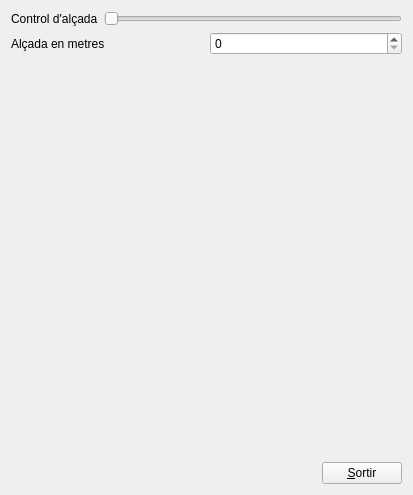
<?xml version="1.0" encoding="UTF-8"?>
<ui version="4.0">
 <class>MyForm</class>
 <widget class="QWidget" name="MyForm">
  <property name="geometry">
   <rect>
    <x>0</x>
    <y>0</y>
    <width>413</width>
    <height>495</height>
   </rect>
  </property>
  <property name="windowTitle">
   <string>Form</string>
  </property>
  <layout class="QVBoxLayout" name="verticalLayout">
   <item>
    <layout class="QHBoxLayout" name="horizontalLayout">
     <item>
      <widget class="QLabel" name="label">
       <property name="text">
        <string>Control d'alçada</string>
       </property>
      </widget>
     </item>
     <item>
      <widget class="QSlider" name="horizontalSlider">
       <property name="orientation">
        <enum>Qt::Horizontal</enum>
       </property>
      </widget>
     </item>
    </layout>
   </item>
   <item>
    <layout class="QHBoxLayout" name="horizontalLayout_2">
     <item>
      <widget class="QLabel" name="label_2">
       <property name="text">
        <string>Alçada en metres</string>
       </property>
      </widget>
     </item>
     <item>
      <widget class="QSpinBox" name="spinBox"/>
     </item>
    </layout>
   </item>
   <item>
    <spacer name="verticalSpacer">
     <property name="orientation">
      <enum>Qt::Vertical</enum>
     </property>
     <property name="sizeHint" stdset="0">
      <size>
       <width>20</width>
       <height>370</height>
      </size>
     </property>
    </spacer>
   </item>
   <item>
    <layout class="QHBoxLayout" name="horizontalLayout_3">
     <item>
      <spacer name="horizontalSpacer">
       <property name="orientation">
        <enum>Qt::Horizontal</enum>
       </property>
       <property name="sizeHint" stdset="0">
        <size>
         <width>148</width>
         <height>20</height>
        </size>
       </property>
      </spacer>
     </item>
     <item>
      <widget class="QPushButton" name="pushButton">
       <property name="text">
        <string>&amp;Sortir</string>
       </property>
      </widget>
     </item>
    </layout>
   </item>
  </layout>
 </widget>
 <resources/>
 <connections>
  <connection>
   <sender>horizontalSlider</sender>
   <signal>valueChanged(int)</signal>
   <receiver>spinBox</receiver>
   <slot>setValue(int)</slot>
   <hints>
    <hint type="sourcelabel">
     <x>495</x>
     <y>130</y>
    </hint>
    <hint type="destinationlabel">
     <x>446</x>
     <y>216</y>
    </hint>
   </hints>
  </connection>
  <connection>
   <sender>spinBox</sender>
   <signal>valueChanged(int)</signal>
   <receiver>horizontalSlider</receiver>
   <slot>setValue(int)</slot>
   <hints>
    <hint type="sourcelabel">
     <x>435</x>
     <y>215</y>
    </hint>
    <hint type="destinationlabel">
     <x>429</x>
     <y>129</y>
    </hint>
   </hints>
  </connection>
  <connection>
   <sender>pushButton</sender>
   <signal>clicked()</signal>
   <receiver>MyForm</receiver>
   <slot>close()</slot>
   <hints>
    <hint type="sourcelabel">
     <x>433</x>
     <y>316</y>
    </hint>
    <hint type="destinationlabel">
     <x>270</x>
     <y>185</y>
    </hint>
   </hints>
  </connection>
 </connections>
</ui>
